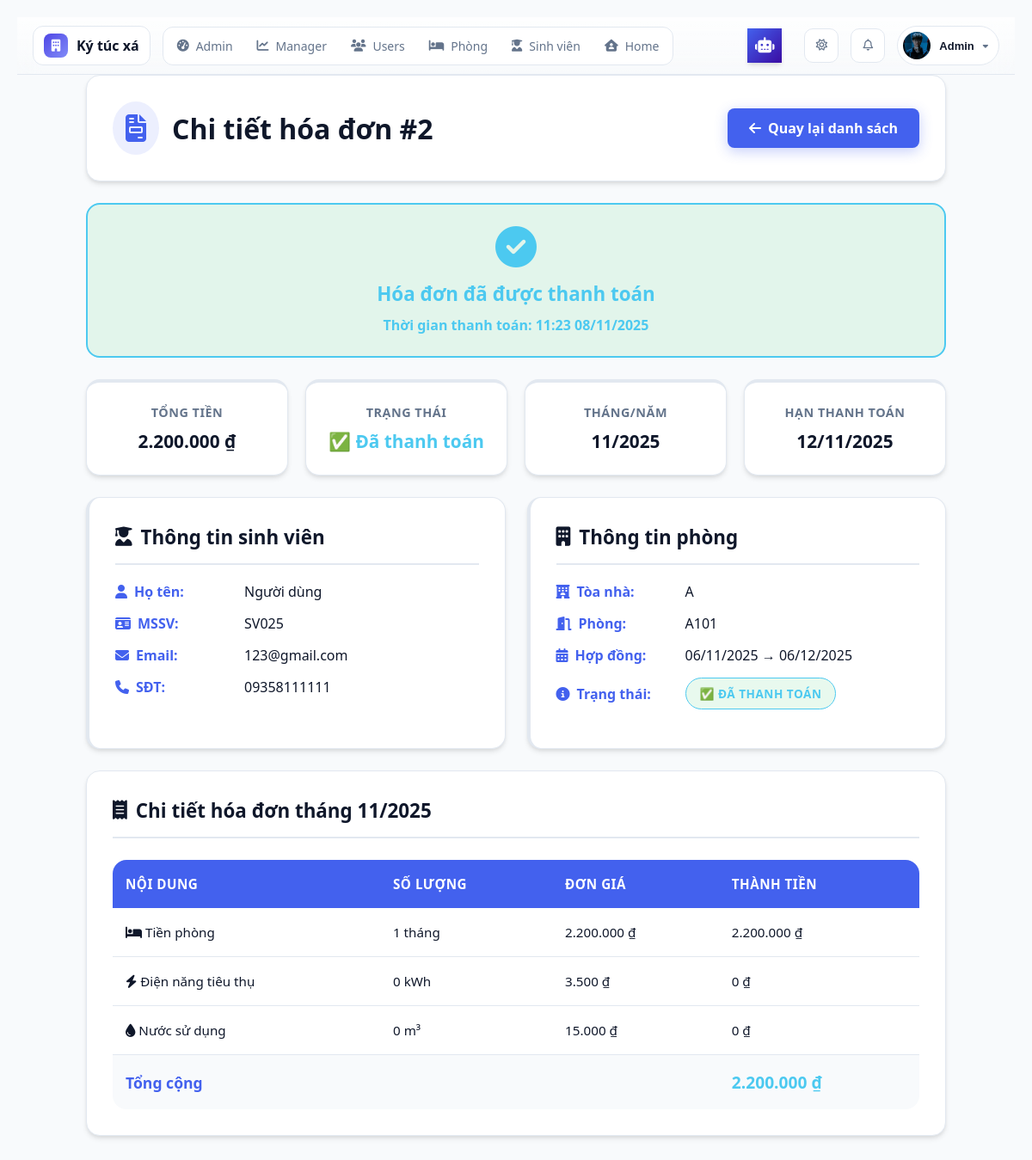
/modules/staff/invoices/invoice_detail.php?id=2 (signed in), run on the app's committed database.
### tables this page shows
CREATE TABLE IF NOT EXISTS `students` (
  `StudentID` int NOT NULL AUTO_INCREMENT,
  `UserID` int DEFAULT NULL,
  `StudentCode` varchar(20) NOT NULL,
  `FullName` varchar(100) NOT NULL,
  `Email` varchar(100) DEFAULT NULL,
  `Gender` enum('Nam','Nữ','Khác') NOT NULL,
  `BirthDate` date DEFAULT NULL,
  `CitizenID` varchar(20) DEFAULT NULL,
  `Hometown` varchar(100) DEFAULT NULL,
  `Address` varchar(255) DEFAULT NULL,
  `Phone` varchar(15) DEFAULT NULL,
  `ClassName` varchar(100) DEFAULT NULL,
  `CourseYear` varchar(9) DEFAULT NULL,
  `Avatar` varchar(255) DEFAULT NULL,
  `EmergencyContact` varchar(255) DEFAULT NULL,
  `CheckInDate` date DEFAULT NULL,
  `CheckOutDate` date DEFAULT NULL,
  `IsInDorm` tinyint(1) DEFAULT '1',
  `CreatedAt` datetime DEFAULT CURRENT_TIMESTAMP,
  `UpdatedAt` datetime DEFAULT CURRENT_TIMESTAMP ON UPDATE CURRENT_TIMESTAMP,
  `FacultyID` int DEFAULT NULL,
  PRIMARY KEY (`StudentID`),
  UNIQUE KEY `StudentCode` (`StudentCode`),
  UNIQUE KEY `UserID` (`UserID`),
  KEY `fk_faculty` (`FacultyID`),
  CONSTRAINT `fk_faculty` FOREIGN KEY (`FacultyID`) REFERENCES `faculties` (`FacultyID`) ON DELETE SET NULL ON UPDATE CASCADE,
  CONSTRAINT `students_ibfk_1` FOREIGN KEY (`UserID`) REFERENCES `users` (`UserID`)
);

CREATE TABLE IF NOT EXISTS `invoices` (
  `InvoiceID` int NOT NULL AUTO_INCREMENT,
  `ContractID` int NOT NULL,
  `Month` int NOT NULL,
  `Year` int NOT NULL,
  `RoomFee` decimal(10,2) DEFAULT NULL,
  `ElectricUsage` int DEFAULT NULL,
  `ElectricPrice` decimal(10,2) DEFAULT NULL,
  `WaterUsage` int DEFAULT NULL,
  `WaterPrice` decimal(10,2) DEFAULT NULL,
  `TotalAmount` decimal(10,2) DEFAULT NULL,
  `Note` varchar(255) DEFAULT NULL,
  `Status` enum('Chưa thanh toán','Đã thanh toán','Quá hạn') NOT NULL DEFAULT 'Chưa thanh toán',
  `UpdatedAt` datetime DEFAULT NULL ON UPDATE CURRENT_TIMESTAMP,
  `PaidAt` datetime DEFAULT NULL,
  `CreatedAt` datetime DEFAULT CURRENT_TIMESTAMP,
  `DueDate` date DEFAULT NULL,
  `PaidDate` date DEFAULT NULL,
  PRIMARY KEY (`InvoiceID`),
  KEY `ContractID` (`ContractID`),
  CONSTRAINT `invoices_ibfk_1` FOREIGN KEY (`ContractID`) REFERENCES `contracts` (`ContractID`)
);

CREATE TABLE IF NOT EXISTS `buildings` (
  `BuildingID` int NOT NULL AUTO_INCREMENT,
  `BuildingName` varchar(100) DEFAULT NULL,
  `Description` varchar(255) DEFAULT NULL,
  `Floors` int DEFAULT '1',
  PRIMARY KEY (`BuildingID`)
);

CREATE TABLE IF NOT EXISTS `rooms` (
  `RoomID` int NOT NULL AUTO_INCREMENT,
  `BuildingID` int NOT NULL,
  `RoomNumber` varchar(10) DEFAULT NULL,
  `Capacity` int NOT NULL,
  `CurrentOccupants` int DEFAULT '0',
  `RoomType` enum('Nam','Nữ','Khác') NOT NULL,
  `RoomPrice` decimal(10,2) NOT NULL,
  `Status` enum('Trống','Đầy','Bảo trì') DEFAULT 'Trống',
  `ImagePath` varchar(255) DEFAULT NULL,
  `Gallery` json DEFAULT NULL,
  `Description` text,
  `Amenities` json DEFAULT NULL,
  `CreatedAt` datetime DEFAULT CURRENT_TIMESTAMP,
  `UpdatedAt` datetime DEFAULT CURRENT_TIMESTAMP ON UPDATE CURRENT_TIMESTAMP,
  PRIMARY KEY (`RoomID`),
  UNIQUE KEY `uq_rooms_building_room` (`BuildingID`,`RoomNumber`),
  CONSTRAINT `rooms_ibfk_1` FOREIGN KEY (`BuildingID`) REFERENCES `buildings` (`BuildingID`)
);

CREATE TABLE IF NOT EXISTS `contracts` (
  `ContractID` int NOT NULL AUTO_INCREMENT,
  `StudentID` int NOT NULL,
  `RoomID` int NOT NULL,
  `StartDate` date NOT NULL,
  `EndDate` date NOT NULL,
  `Deposit` decimal(12,2) DEFAULT '0.00' COMMENT 'Tiền đặt cọc hợp đồng',
  `Status` enum('Hiệu lực','Hết hạn','Đã hủy') DEFAULT 'Hiệu lực',
  `CreatedAt` datetime DEFAULT CURRENT_TIMESTAMP,
  `UpdatedAt` datetime DEFAULT CURRENT_TIMESTAMP ON UPDATE CURRENT_TIMESTAMP,
  `PaymentStatus` enum('Còn nợ','Đã thanh toán đủ') NOT NULL DEFAULT 'Còn nợ',
  PRIMARY KEY (`ContractID`),
  KEY `StudentID` (`StudentID`),
  KEY `RoomID` (`RoomID`),
  CONSTRAINT `contracts_ibfk_1` FOREIGN KEY (`StudentID`) REFERENCES `students` (`StudentID`) ON DELETE CASCADE ON UPDATE CASCADE,
  CONSTRAINT `contracts_ibfk_2` FOREIGN KEY (`RoomID`) REFERENCES `rooms` (`RoomID`) ON DELETE CASCADE ON UPDATE CASCADE
);

### modules/staff/invoices/invoice_detail.php (the view, shortened to what this page needs)
<?php
include '../../../db_connect.php';
include '../../../includes/admin_header.php';
$id = $_GET['id'] ?? 0;
$sql = "
    SELECT
        i.*,
        c.StartDate, c.EndDate,
        s.FullName, s.StudentCode, s.Email, s.Phone,
        r.RoomNumber, r.RoomPrice, b.BuildingName
    FROM Invoices i
    JOIN Contracts c ON i.ContractID = c.ContractID
    JOIN Students s ON c.StudentID = s.StudentID
    JOIN Rooms r ON c.RoomID = r.RoomID
    JOIN Buildings b ON r.BuildingID = b.BuildingID
    WHERE i.InvoiceID = ?
";
$stmt = $conn->prepare($sql);
$stmt->bind_param("i", $id);
$stmt->execute();
$invoice = $stmt->get_result()->fetch_assoc();
$roomFee = $invoice['RoomFee'] ?? 0;
$electricFee = ($invoice['ElectricUsage'] ?? 0) * ($invoice['ElectricPrice'] ?? 0);
$waterFee = ($invoice['WaterUsage'] ?? 0) * ($invoice['WaterPrice'] ?? 0);
$totalAmount = $invoice['TotalAmount'] ?? ($roomFee + $electricFee + $waterFee);
function formatMoney($n)
{
    return number_format($n, 0, ',', '.') . ' ₫';
}
function getStatusClass($status)
{
    switch ($status) {
        case 'Đã thanh toán':
            return 'paid';
    }
}
function getStatusIcon($status)
{
    switch ($status) {
        case 'Đã thanh toán':
            return '✅';
    }
}
?>
<!DOCTYPE html>
<html lang="vi">
<head>
    <link rel="stylesheet" href="../../assets/css/admin/admin_header.css">
    <link rel="stylesheet" href="../../../assets/css/staff/invoice/staff_invoice_detail.css">
    <link rel="stylesheet" href="https://cdnjs.cloudflare.com/ajax/libs/font-awesome/6.5.0/css/all.min.css">
</head>
<body>
    <div class="invoice-detail-container">
        <div class="header">
            <h2><i class="fas fa-file-invoice"></i> Chi tiết hóa đơn #<?= $invoice['InvoiceID'] ?></h2>
            <a href="invoice_list.php" class="btn-back">
                <i class="fas fa-arrow-left"></i> Quay lại danh sách
            </a>
        </div>
        <?php if ($invoice['Status'] === 'Đã thanh toán'): ?>
            <div class="paid-state">
                <i class="fas fa-check-circle"></i>
                <h4>Hóa đơn đã được thanh toán</h4>
                <p><strong>Thời gian thanh toán:</strong> <?= !empty($invoice['PaidAt']) ? date('H:i d/m/Y', strtotime($invoice['PaidAt'])) : 'Không xác định' ?></p>
            </div>
        <?php endif; ?>
        <div class="invoice-meta">
            <div class="meta-item">
                <div class="label">Tổng tiền</div>
                <div class="value"><?= formatMoney($totalAmount) ?></div>
            </div>
            <div class="meta-item">
                <div class="label">Trạng thái</div>
                <div class="value <?= getStatusClass($invoice['Status']) ?>">
                    <?= getStatusIcon($invoice['Status']) ?> <?= $invoice['Status'] ?>
                </div>
            </div>
            <div class="meta-item">
                <div class="label">Tháng/Năm</div>
                <div class="value"><?= $invoice['Month'] ?>/<?= $invoice['Year'] ?></div>
            </div>
            <div class="meta-item">
                <div class="label">Hạn thanh toán</div>
                <div class="value">
                    <?php if (!empty($invoice['DueDate']) && strtotime($invoice['DueDate']) > 0): ?>
                        <?= date('d/m/Y', strtotime($invoice['DueDate'])) ?>
                    <?php else: ?>
                        <span class="text-muted">Chưa thiết lập</span>
                    <?php endif; ?>
                </div>
            </div>
        </div>
        <div class="invoice-info">
            <div class="info-left">
                <h3><i class="fas fa-user-graduate"></i> Thông tin sinh viên</h3>
                <p>
                    <strong><i class="fas fa-user"></i> Họ tên:</strong>
                    <?= htmlspecialchars($invoice['FullName']) ?>
                </p>
                <p>
                    <strong><i class="fas fa-id-card"></i> MSSV:</strong>
                    <?= htmlspecialchars($invoice['StudentCode']) ?>
                </p>
                <p>
                    <strong><i class="fas fa-envelope"></i> Email:</strong>
                    <?= htmlspecialchars($invoice['Email']) ?>
                </p>
                <p>
                    <strong><i class="fas fa-phone"></i> SĐT:</strong>
                    <?= htmlspecialchars($invoice['Phone']) ?>
                </p>
            </div>
            <div class="info-right">
                <h3><i class="fas fa-building"></i> Thông tin phòng</h3>
                <p>
                    <strong><i class="fas fa-hotel"></i> Tòa nhà:</strong>
                    <?= htmlspecialchars($invoice['BuildingName']) ?>
                </p>
                <p>
                    <strong><i class="fas fa-door-open"></i> Phòng:</strong>
                    <?= htmlspecialchars($invoice['RoomNumber']) ?>
                </p>
                <p>
                    <strong><i class="fas fa-calendar-alt"></i> Hợp đồng:</strong>
                    <?= date('d/m/Y', strtotime($invoice['StartDate'])) ?> → <?= date('d/m/Y', strtotime($invoice['EndDate'])) ?>
                </p>
                <p>
                    <strong><i class="fas fa-info-circle"></i> Trạng thái:</strong>
                    <span class="status-badge <?= getStatusClass($invoice['Status']) ?>">
                        <?= getStatusIcon($invoice['Status']) ?> <?= htmlspecialchars($invoice['Status']) ?>
                    </span>
                </p>
            </div>
        </div>
        <div class="invoice-table">
            <h3><i class="fas fa-receipt"></i> Chi tiết hóa đơn tháng <?= $invoice['Month'] ?>/<?= $invoice['Year'] ?></h3>
            <table>
                <thead>
                    <tr>
                        <th>Nội dung</th>
                        <th>Số lượng</th>
                        <th>Đơn giá</th>
                        <th>Thành tiền</th>
                    </tr>
                </thead>
                <tbody>
                    <tr>
                        <td><i class="fas fa-bed"></i> Tiền phòng</td>
                        <td>1 tháng</td>
                        <td><?= formatMoney($roomFee) ?></td>
                        <td><?= formatMoney($roomFee) ?></td>
                    </tr>
                    <tr>
                        <td><i class="fas fa-bolt"></i> Điện năng tiêu thụ</td>
                        <td><?= $invoice['ElectricUsage'] ?> kWh</td>
                        <td><?= formatMoney($invoice['ElectricPrice']) ?></td>
                        <td><?= formatMoney($electricFee) ?></td>
                    </tr>
                    <tr>
                        <td><i class="fas fa-tint"></i> Nước sử dụng</td>
                        <td><?= $invoice['WaterUsage'] ?> m³</td>
                        <td><?= formatMoney($invoice['WaterPrice']) ?></td>
                        <td><?= formatMoney($waterFee) ?></td>
                    </tr>
                    <tr class="total-row">
                        <td colspan="3"><strong>Tổng cộng</strong></td>
                        <td><strong><?= formatMoney($totalAmount) ?></strong></td>
                    </tr>
                </tbody>
            </table>
        </div>
    </div>
</body>
</html>

### includes/admin_header.php (shortened to what this page needs)
<?php
require_once __DIR__ . "/error_handler.php";
$userName = $_SESSION['FullName'] ?? 'Quản trị viên';
$userAvatar = $_SESSION['Avatar'] ?? null;
$userRole = $_SESSION['Role'] ?? 'Staff';
$base = '/';
if (!$userAvatar && isset($_SESSION['UserID']) && isset($conn) && $conn instanceof mysqli) {
    try {
        $userId = (int)$_SESSION['UserID'];
        $stmt = $conn->prepare("SELECT Avatar FROM Students WHERE UserID = ? LIMIT 1");
        if ($stmt) {
            $stmt->bind_param("i", $userId);
            $stmt->execute();
            $res = $stmt->get_result();
            if ($row = $res->fetch_assoc()) {
                $userAvatar = $row['Avatar'];
            }
        }
    } catch (Exception $e) {
    }
}
$avatarPath = $base . 'assets/img/avatars/user.png';
if ($userAvatar && !empty($userAvatar)) {
    if (preg_match('/^https?:\/\//', $userAvatar)) {
        $avatarPath = $userAvatar;
    } else {
        $avatarPath = $base . ltrim($userAvatar, '/');
    }
}
?>
<!DOCTYPE html>
<html lang="vi">
<head>
    <link rel="stylesheet" href="https://cdnjs.cloudflare.com/ajax/libs/font-awesome/6.5.0/css/all.min.css" />
    <link rel="stylesheet" href="<?= $base ?>assets/css/global.css" />
    <link rel="stylesheet" href="<?= $base ?>assets/css/admin/admin_header.css" />
    <link rel="stylesheet" href="<?= $base ?>assets/css/admin/chat_ai_widget.css" />
</head>
<body class="theme-auto" data-base="<?= $base ?>">
    <header class="admin-header">
        <div class="left">
            <a href="<?= $base ?>modules/staff/dashboard.php" class="logo">
                <i class="fas fa-building"></i>
                <span>Ký túc xá</span>
            </a>
            <nav class="admin-nav">
                <?php if ($userRole !== 'Manager'): ?>
                    <a href="<?= $base ?>modules/admin/dashboard.php" data-path="modules/admin/dashboard.php">
                        <i class="fas fa-gauge-high"></i>
                        <span>Admin</span>
                    </a>
                <?php endif; ?>
                <a href="<?= $base ?>modules/staff/dashboard.php" data-path="modules/staff/dashboard.php">
                    <i class="fas fa-chart-line"></i>
                    <span>Manager</span>
                </a>
                <?php if ($userRole !== 'Manager'): ?>
                    <a href="<?= $base ?>modules/staff/users/users.php" data-path="modules/staff/users/users.php">
                        <i class="fas fa-users"></i>
                        <span>Users</span>
                    </a>
                <?php endif; ?>
                <a href="<?= $base ?>modules/staff/rooms/rooms.php" data-path="modules/staff/rooms/rooms.php">
                    <i class="fas fa-bed"></i>
                    <span>Phòng</span>
                </a>
                <a href="<?= $base ?>modules/staff/students/student_list.php" data-path="modules/staff/students/student_list.php">
                     <i class="fas fa-user-graduate"></i>
                     <span>Sinh viên</span>
                </a>
                <a href="<?= $base ?>index.php" data-path="index.php">
                    <i class="fas fa-house-user"></i>
                    <span>Home</span>
                </a>
            </nav>
        </div>
        <div class="right">
            <?php if ($userRole === 'Admin'): ?>
                <div id="adminChatAiToggle" class="chat-ai-toggle" title="Trợ lý Admin">
                    <i class="fas fa-robot"></i>
                </div>
            <?php endif; ?>
            <button class="theme-toggle" aria-label="Chế độ tối/sáng">
                <i class="fa-regular fa-sun"></i>
            </button>
            <div class="notify">
                <button class="notify-btn" aria-label="Thông báo">
                    <i class="fa-regular fa-bell"></i>
                </button>
            </div>
            <div class="admin-profile">
                <button class="profile-btn" aria-haspopup="true" aria-expanded="false">
                    <img src="<?= htmlspecialchars($avatarPath) ?>" alt="Avatar" onerror="this.src='<?= $base ?>assets/img/avatars/user.png'">
                    <span class="name"><?= htmlspecialchars($userName) ?></span>
                    <i class="fas fa-caret-down caret"></i>
                </button>
            </div>
        </div>
    </header>
    <main style="min-height: 80vh;">

### data on the page
students: Avatar (picture)
invoices: InvoiceID "2", PaidAt "11:23 08/11/2025", TotalAmount "2.200.000 ₫", Status "✅", Status "Đã thanh toán", Month "11", Year "2025", DueDate "12/11/2025", students.FullName "Người dùng", students.StudentCode "SV025", students.Email "123@gmail.com", students.Phone "09358111111", buildings.BuildingName "A", rooms.RoomNumber "A101", ContractID.StartDate "06/11/2025", ContractID.EndDate "06/12/2025", Status "ĐÃ THANH TOÁN", RoomFee "2.200.000 ₫", ElectricUsage "0", ElectricPrice "3.500 ₫", formatMoney($electricFee) "0 ₫", WaterUsage "0", WaterPrice "15.000 ₫", formatMoney($waterFee) "0 ₫"

### other printed values
$userName "Admin"
